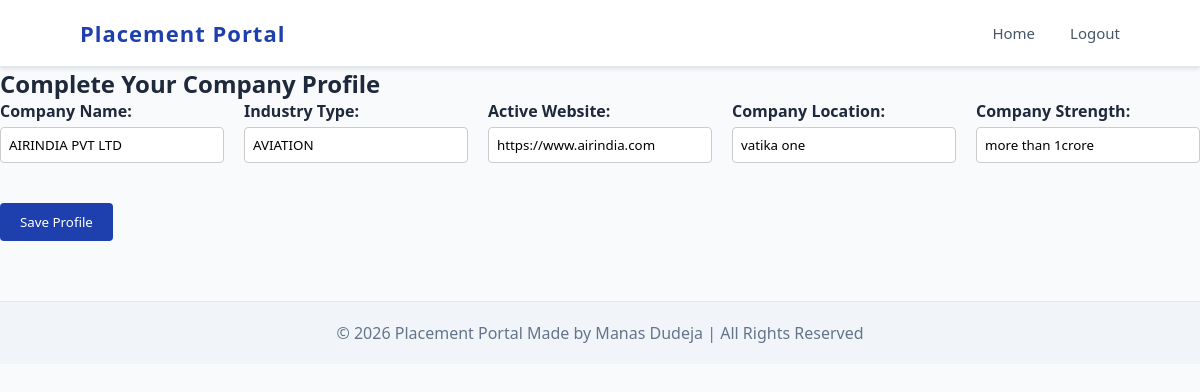
Screenshot of /complete-company-profile (signed in) with the database file from the repository.
### placement_portal/app.py (models this page shows)
class CompanyProfile(db.Model):
    __tablename__ = "company_profiles"
    id = db.Column(db.Integer, primary_key=True)
    user_id = db.Column(
        db.Integer,
        db.ForeignKey("users.id"),
        nullable=False
    )
    company_name = db.Column(db.String(150))
    industry_type = db.Column(db.String(100))
    active_website = db.Column(db.String(150))
    company_location = db.Column(db.String(100))
    company_strength = db.Column(db.String(50))
    user = db.relationship("User", backref=db.backref("company_profile", uselist=False))

### placement_portal/app.py (the view, shortened to what this page needs)
@app.route("/complete-company-profile", methods=["GET", "POST"])
def complete_company_profile():
    if 'user_id' not in session or session.get('role') != 'company':
        return redirect(url_for('login'))
    user_id = session['user_id']
    profile = CompanyProfile.query.filter_by(user_id=user_id).first()
    return render_template("complete_company_profile.html", profile=profile)

### placement_portal/templates/complete_company_profile.html (shortened to what this page needs)
{% extends "base.html" %}
{% block content %}
<h2>Complete Your Company Profile</h2>
<form method="POST" class="company-form">
    <div class="form-group">
        <label for="company_name">Company Name:</label>
        <input type="text" id="company_name" name="company_name" value="{{ profile.company_name if profile else '' }}" required>
    </div>
    <div class="form-group">
        <label for="industry_type">Industry Type:</label>
        <input type="text" id="industry_type" name="industry_type" value="{{ profile.industry_type if profile else '' }}" required>
    </div>
    <div class="form-group">
        <label for="active_website">Active Website:</label>
        <input type="url" id="active_website" name="active_website" value="{{ profile.active_website if profile else '' }}">
    </div>
    <div class="form-group">
        <label for="company_location">Company Location:</label>
        <input type="text" id="company_location" name="company_location" value="{{ profile.company_location if profile else '' }}" required>
    </div>
    <div class="form-group">
        <label for="company_strength">Company Strength:</label>
        <input type="text" id="company_strength" name="company_strength" value="{{ profile.company_strength if profile else '' }}">
    </div>
    <div class="form-actions">
        <button type="submit">Save Profile</button>
    </div>
</form>
{% endblock %}

### placement_portal/templates/base.html (style rules this page uses)
* { margin: 0; padding: 0; box-sizing: border-box; font-family: "Segoe UI", Arial, sans-serif; }
body { background: #f8fafc; color: #1e293b; }

### placement_portal/templates/complete_company_profile.html (style rules this page uses)
.company-form { display: flex; gap: 20px; flex-wrap: wrap; align-items: flex-end; }
.form-group { display: flex; flex-direction: column; flex: 1; min-width: 200px; }
.form-group label { margin-bottom: 5px; font-weight: bold; }
.form-group input { padding: 8px; border: 1px solid #ccc; border-radius: 4px; }
.form-actions { width: 100%; margin-top: 20px; }
.form-actions button { padding: 10px 20px; background-color: #1e40af; color: white; border: none; border-radius: 4px; cursor: pointer; }

### rows the page displays
CompanyProfile: company_name "AIRINDIA PVT LTD", industry_type "AVIATION", active_website "https://www.airindia.com", company_location "vatika one", company_strength "more than 1crore"
